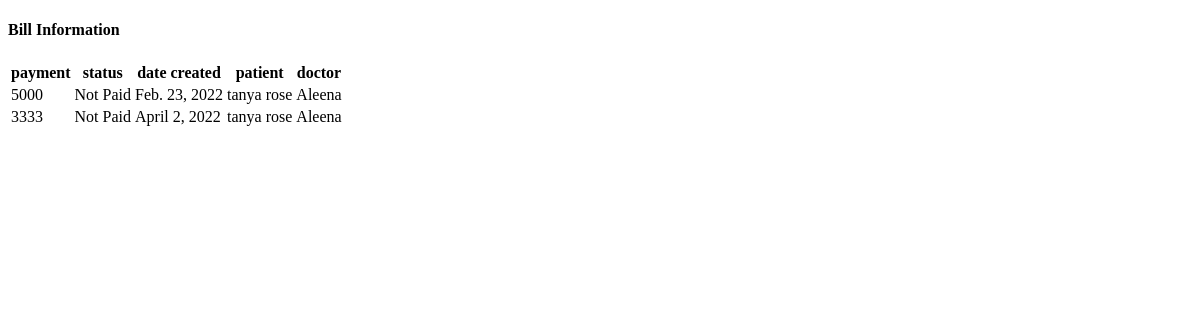
Before: /patients/bill/7 with the older database file.
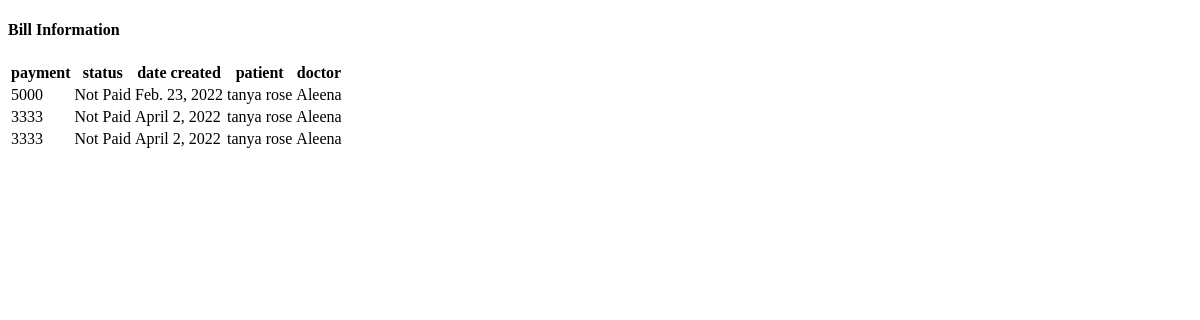
After: the same page with the newer database file.
### clinic/models.py (models this page shows)
class BillInfo(models.Model):
    STATUS=(('Paid','Paid'),('Not Paid','Not Paid'))
    patient =  models.ForeignKey('patients.Patient', null=True, on_delete= models.CASCADE)
    doctor = models.ForeignKey('doctors.Doctors', null=True, on_delete=models.CASCADE)
    bdate=models.DateField()
    payment=models.CharField(max_length=200,null=True)
    status=models.CharField(null=True, max_length=10, choices=STATUS)

### patients/models.py (models this page shows, shortened)
class Patient(models.Model):
    user = models.OneToOneField(User, on_delete= models.CASCADE, primary_key= True)
    pname=models.CharField(max_length=200, null=True)
    age=models.CharField(max_length=4, null=True)
    gender= models.CharField(max_length=6, null=True)
    email=models.CharField(max_length=200, null=True)
    address= models.CharField(max_length=500, null=True)
    phone= models.CharField(max_length=13, null=True)
    date_created= models.DateTimeField(auto_now_add=True, null=True)

### doctors/models.py (models this page shows, shortened)
class Doctors(models.Model):
    ROLE = (
			('Doctor', 'Doctor'),
			('Staff', 'Staff'),
			)
    user = models.OneToOneField(User, on_delete= models.CASCADE, primary_key= True)
    dname = models.CharField(max_length=200, null=True)
    phone = models.CharField(max_length=200, null=True)
    email = models.CharField(max_length=200, null=True)
    date_created = models.DateTimeField(auto_now_add=True, null=True)
    role = models.CharField(max_length=200, null=True,choices=ROLE)
    specialisation = models.CharField(max_length=200, null=True)
    address= models.CharField(max_length=200, null=True)

### patients/views.py (the view)
# urls.py: path('bill/<str:pid>', views.patbill, name='bill'),
def patbill(request, pid):
  p = Patient.objects.get(pk=pid)
  bill = p.billinfo_set.all()
  return render(request, 'patbill.html', {'bill':bill})

### patients/templates/patbill.html (shortened to what this page needs)
<!DOCTYPE html>
<html>
    <head>
    </head>
    <body>
        <h4>Bill Information</h4>
        <table>
            <tr>
                <th>payment</th>
                <th>status</th>
                <th>date created</th>
                <th>patient</th>
                <th>doctor</th>
            </tr>
            {% for bi in bill %}
            <tr>
                <td>{{bi.payment}}</td>
                <td>{{bi.status}}</td>
                <td>{{bi.bdate}}</td>
                <td>{{bi.patient.pname}}</td>
                <td>{{bi.doctor.dname}}</td>
            </tr>
            {% endfor %}
        </table>
    </body>
</html>

Changed rows visible on the page:
added BillInfo: payment "3333", status "Not Paid", bdate "April 2, 2022", patient.pname "tanya rose", doctor.dname "Aleena"
